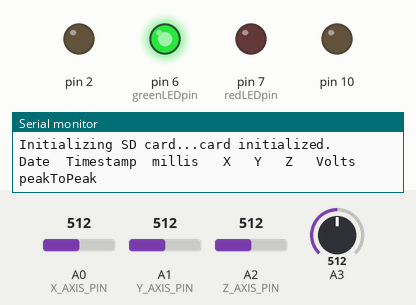
Simulated run of this sketch. Board: Arduino Uno, built with avr-gcc and run on an emulated ATmega328P. Parts: output pins drawn as LEDs (lit = HIGH), the last lines printed to the serial monitor. The test bench sets the inputs (shaded band); at power-on: A0 (X_AXIS_PIN) = 512, A1 (Y_AXIS_PIN) = 512, A2 (Z_AXIS_PIN) = 512, A3 = 512. The local clock reads 2024-03-15 10:24:30 at power-on unless the sketch sets it; storage starts empty; pins used as bus, display or sensor lines are not drawn.

Above: at 0.1 s.
At 1.2 s:
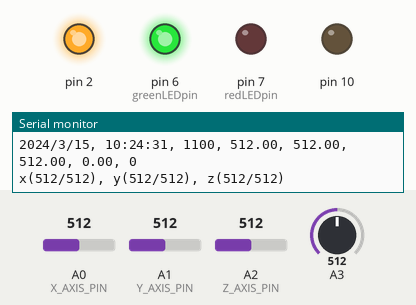
1.3 s: A0 (X_AXIS_PIN) set to 110
2.8 s: A0 (X_AXIS_PIN) set to 93
5.8 s: A1 (Y_AXIS_PIN) set to 105
8.8 s: A1 (Y_AXIS_PIN) set to 95
11.8 s: A2 (Z_AXIS_PIN) set to 985
14.8 s: A2 (Z_AXIS_PIN) set to 1007
Timing chart, 0 to 17.8 s (numbered marks = the images above; inputs shaded):
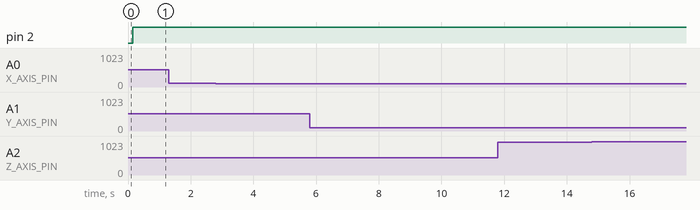

The sketch:

final_ADXL_Sound_data_calibration_tone_motion_v2.ino
```cpp
/*Parts of this code were used from the "Example Sound Level Sketch for the
 Adafruit Microphone Amplifier" & "Sparkfun ADXL3xx code"*/

#include "SD.h"
#include <Wire.h>
#include "RTClib.h"

#define redLEDpin 7
#define greenLEDpin 6
#define triggerOne 5
#define silentTrigger 4

//Accelerometer limits
int min_x; //Minimum x Value
int max_x; //Maximum x Value
int xVal; //Current x Value

int min_y; //Minimum y Value
int max_y; //Maximum y Value
int yVal; //Current y Value

int min_z; //Minimum z Value
int max_z; //Maximum z Value
int zVal; //Current z Value


RTC_DS1307 RTC;  //Declaring RTC device

const int chipSelect = 10;

//AMP Constants
const int sampleWindow = 50; // Sample window width in mS (50 mS = 20Hz)
unsigned int sample;
float X,Y,Z;

//calibrate variables
const unsigned int X_AXIS_PIN = A0;
const unsigned int Y_AXIS_PIN = A1;
const unsigned int Z_AXIS_PIN = A2;

//motion detection
boolean moveDetected=false; // When motion is detected - changes to true
int tolerance=20; // Sensitivity of the motion


void setup()
{
  Serial.begin(9600);
  pinMode(2,OUTPUT);
  Serial.print("Initializing SD card...");
  // make sure that the default chip select pin is set to
  // output, even if you don't use it:
  pinMode(10, OUTPUT);

  pinMode(0, OUTPUT);   //For sleep on the accelerometer
  digitalWrite(0, HIGH);

  pinMode(1, OUTPUT);   //For 6g select on the accelerometer
  digitalWrite(1, HIGH);

  pinMode(redLEDpin, OUTPUT);
  pinMode(greenLEDpin, OUTPUT);
  digitalWrite(greenLEDpin, HIGH);  // Green light should always be on


  // see if the card is present and can be initialized:
  if (!SD.begin(chipSelect)) {
    Serial.println("Card failed, or not present");
    // don't do anything more:
    return;
  }
  Serial.println("card initialized.");
  float X,Y,Z;
  File dataFile = SD.open("datalog.txt", FILE_WRITE);
  dataFile.println("Date,Timestamp,millis,X,Y,Z,Volts,peakToPeak");
  dataFile.close();
  Serial.println("Date  Timestamp  millis   X   Y   Z   Volts   peakToPeak");

  //  set initial calibrate values
  min_x = min_y = min_z = 1000;
  max_x = max_y = max_z = -1000;

}

void loop()
{

  //  ----------------CALIBRATE----------------------
  const int x = analogRead(X_AXIS_PIN);

  const int y = analogRead(Y_AXIS_PIN);

  const int z = analogRead(Z_AXIS_PIN);

  min_x = min(x, min_x);
  max_x = max(x, max_x);

  min_y = min(y, min_y);
  max_y = max(y, max_y);

  min_z = min(z, min_z);
  max_z = max(z, max_z);

  Serial.print("x(");
  Serial.print(min_x);
  Serial.print("/");
  Serial.print(max_x);
  Serial.print("), y(");
  Serial.print(min_y);
  Serial.print("/");
  Serial.print(max_y);
  Serial.print("), z(");
  Serial.print(min_z);
  Serial.print("/");
  Serial.print(max_z);
  Serial.println(")");

  //  ---------------------END Calibrate---------------------------------


  // make a string for assembling the data to log:
  // String dataString = "";

  // --------------------ADXL------------------------------------
  // read three sensors and append to the string:
  for (int analogPin = 0; analogPin < 3; analogPin++) {
    delay(10);
    int sensor = analogRead(analogPin);

    if(analogPin==0)
    {
      X=sensor;
    }

    if(analogPin==1)
    {
      Y=sensor;
    }

    if(analogPin==2)
    {
      Z=sensor;
    }


  }
  //--------------------AMP----------------------------------------
  unsigned long startMillis= millis();  // Start of sample window
  unsigned int peakToPeak = 0;   // peak-to-peak level

  unsigned int signalMax = 0;
  unsigned int signalMin = 1024;

  // collect data for 50 mS
  while (millis() - startMillis < sampleWindow)
  {
    sample = analogRead(3);
    if (sample < 1024)  // toss out spurious readings
    {
      if (sample > signalMax)
      {
        signalMax = sample;  // save just the max levels
      }
      else if (sample < signalMin)
      {
        signalMin = sample;  // save just the min levels
      }
    }
  }
  peakToPeak = signalMax - signalMin;  // max - min = peak-peak amplitude
  double volts = (peakToPeak * 3.3) / 1024;  // convert to volts

  //testing sound with red led pin
  if (peakToPeak > 200) {
    digitalWrite(redLEDpin, HIGH);
  }
  else {
    digitalWrite(redLEDpin, LOW);
  }

  //trigger sound off with a certain frequency
  if (peakToPeak > 150) {
    digitalWrite(2,LOW);
    digitalWrite(triggerOne, LOW);
    Serial.println("triggerOne: low");
  }
  else {
    digitalWrite(2, HIGH);
    digitalWrite(triggerOne, HIGH);
    Serial.println("triggerOne: high");
  }


  Wire.begin();
  DateTime now;

  // --------------------Data Logging------------------------------------
  // open the file.
  File dataFile = SD.open("test1.csv", FILE_WRITE);

  // if the file is available, write to it:
  if (dataFile) {

    // fetch the time
    now = RTC.now();

    dataFile.print(now.year(), DEC);
    dataFile.print("/");
    dataFile.print(now.month(), DEC);
    dataFile.print("/");
    dataFile.print(now.day(), DEC);
    dataFile.print(",");
    dataFile.print(now.hour(), DEC);
    dataFile.print(":");
    dataFile.print(now.minute(), DEC);
    dataFile.print(":");
    dataFile.print(now.second(), DEC);
    dataFile.print(",");
    dataFile.print(millis());
    dataFile.print(",");

    dataFile.print(X);
    dataFile.print(",");
    dataFile.print(Y);
    dataFile.print(",");
    dataFile.print(Z);
    dataFile.print(",");
    dataFile.print(volts);
    dataFile.print(",");
    dataFile.println(peakToPeak);

    dataFile.close();

    // print to the serial port too:


    // log time
    // Serial.print(now.unixtime()); // seconds since 1970
    // Serial.print(", ");
    Serial.println(" ");
    Serial.print(now.year(), DEC);
    Serial.print("/");
    Serial.print(now.month(), DEC);
    Serial.print("/");
    Serial.print(now.day(), DEC);
    Serial.print(", ");
    Serial.print(now.hour(), DEC);
    Serial.print(":");
    Serial.print(now.minute(), DEC);
    Serial.print(":");
    Serial.print(now.second(), DEC);
    Serial.print(", ");
    Serial.print(millis(), DEC);
    Serial.print(", ");

    Serial.print(X);
    Serial.print(", ");
    Serial.print(Y);
    Serial.print(", ");
    Serial.print(Z);
    Serial.print(", ");
    Serial.print(volts);
    Serial.print(", ");
    Serial.println(peakToPeak);


  }
  // if the file isn't open, pop up an error:
  else {
    Serial.println("error opening datalog.txt");
  }

  //-------------Motion Detection ----------------------


  if(x >(max_x+tolerance) || x < (min_x-tolerance)){
    Serial.println("xMove");
    digitalWrite(redLEDpin, HIGH);  // Error light
  }

  if(y >(max_y+tolerance) || y < (min_y-tolerance)){
    Serial.println("yMove");
    digitalWrite(redLEDpin, HIGH);  // Error light
  }

  if(z >(max_z+tolerance) || z < (min_z-tolerance)){
    Serial.println("zMove");
    digitalWrite(redLEDpin, HIGH);  // Error light
  }

}
```
